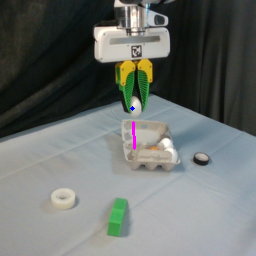
#> input picture examples/real_robot/reticle_samples_egg/left_shoulder_image_236.png, 256 x 256 px, found by its file name
$ python minitest_egg_in_carton.py
#> lines starting #> are read from the running program, lines starting #| are printed output that depends on the picture
import time
import numpy as np
from openpi_client import image_tools
from openpi_client import websocket_client_policy
import PIL

np.set_printoptions(precision=5, suppress=True)


left_shoulder_image = np.array(PIL.Image.open("examples/real_robot/reticle_samples_egg/left_shoulder_image_236.png"))
#> left_shoulder_image is the input picture: shape (256, 256, 3); mean R, G, B 106.7, 111, 107.6
right_shoulder_image = np.array(PIL.Image.open("examples/real_robot/reticle_samples_egg/right_shoulder_image_236.png"))
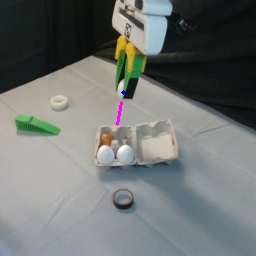
#> input picture examples/real_robot/reticle_samples_egg/right_shoulder_image_236.png, 256 x 256 px, found by its file name
#> right_shoulder_image is the input picture: shape (256, 256, 3); mean R, G, B 111, 115.9, 113.4
wrist_image = np.array(PIL.Image.open("examples/real_robot/reticle_samples_egg/wrist_image_236.png"))
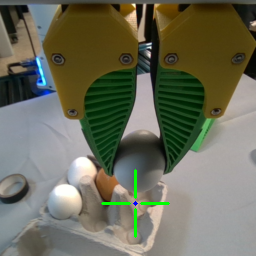
#> input picture examples/real_robot/reticle_samples_egg/wrist_image_236.png, 256 x 256 px, found by its file name
#> wrist_image is the input picture: shape (256, 256, 3); mean R, G, B 107.3, 108.5, 90.9
instruction = "put the egg inside the egg carton"

state = [-0.00725937,  0.13311845, -0.04766899, -2.08065104,  0.02973011,  2.02222753,  1.13670385,  0.88123362]
state = np.array(state, dtype=np.float32)

request_data = {
#> (the run stopped early here; a loop or call above may not have finished)
